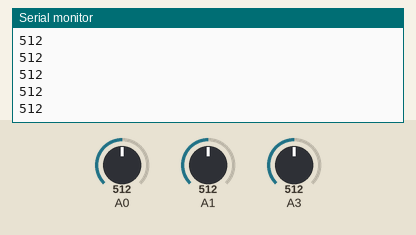
Recording of a sketch running on a simulated Arduino Mega 2560, built with avr-gcc and run on an emulated ATmega2560. Shown: the last lines printed to the serial monitor. The test bench sets the inputs (shaded band); at power-on: A3 = 512, A0 = 512, A1 = 512. No radio packets arrive unless stated.

Above: at 1.2 s.
1.3 s: A3 set to 716
At 1.65 s:
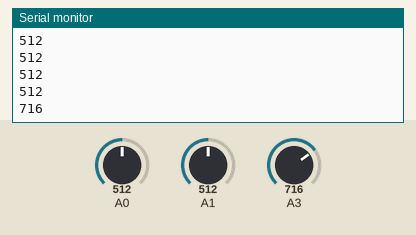
2.8 s: A3 set to 810
At 2.88 s:
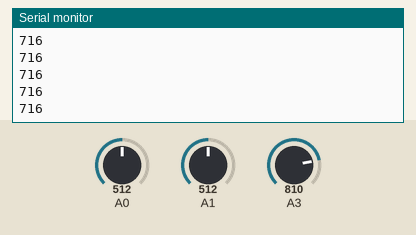
Timing chart, 0 to 5.8 s (numbered marks = the images above; inputs shaded):
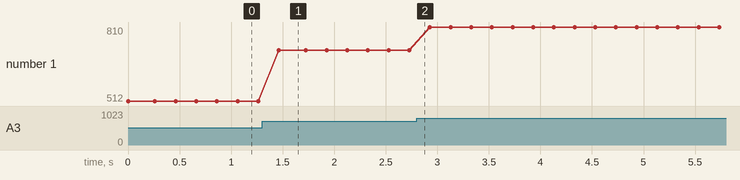

Measured:
- after the input at 1.3 s, the serial monitor: prints a new line after 0.16 s (image 1)
- plotted number 1: 512 → 716 after the input at 1.3 s, 716 → 810 after the input at 2.8 s

The sketch:

KemaIIRC.ino
```cpp
 #include <VirtualWire.h>

       int VRx;
       int VRy;
       int SW;
       int adc_key_val [5] = {1, 140, 300, 490, 710};
       int key = -1;
       unsigned long curTime;
       char act, prevAct;
       char *msg = "kema";
void setup() {

  Serial.begin(9600);
   vw_set_ptt_inverted(true); // Required for DR3100
   vw_setup(2000);	 // Bits per sec

}

// the loop routine runs over and over again forever:
void loop()
{

       VRx = analogRead(0);

       if(VRx < 200)
       {
          act = 'L';
          msg = "kemaL";
          curTime = millis();
       }
       if(VRx > 800)
       {
          act = 'R';
          msg = "kemaR";
          curTime = millis();
       }
       VRy = analogRead(1);
       //Serial.println(VRy);
       if(VRy < 200)
       {
          act = 'F';
          msg = "kemaF";
          curTime = millis();
       }
       if(VRy > 800)
       {
          act = 'B';
          msg = "kemaB";
          curTime = millis();
       }

       key = get_key (analogRead (3));
       switch (key)
       {
          case 0:
            act = 'M';
            msg = "kemaM";
            curTime = millis();
          break;
          case 1:

          break;
          case 2:

          break;
          case 3:
            act = 'P';
            msg = "kemaP";
            curTime = millis();
          break;
          case 4:
            act = 'S';
            msg = "kemaS";
            curTime = millis();
          break;
      }

       if(prevAct != act)
       {
           //Serial.println(act);
           vw_send((uint8_t *)msg, strlen(msg));
           vw_wait_tx();
       }
       if(( millis() - curTime) > 500)
            act = '?';

       prevAct = act;
       delay(200);
}

int get_key (unsigned int input)
{
   int k;
   int delta;
   if(input != 1023)
       Serial.println(input);
   for (k = 0; k < 5; k++)
   {
      delta = input - adc_key_val [k];
      if (abs(delta) < 40)
             return k;

   }
   if (k >= 5) k = -1; // No valid key pressed
   return k;
}
```

KemaDrive.cpp
```cpp
// (c) https://vk.com/myrobotics

#include "Arduino.h"
#include "KemaDrive.h"

KemaDrive::KemaDrive()
{
 	_in11 = 27;	  //back L
	_in12 = 29;  //back L
	_in21 = 26;  //back R
	_in22 = 28;  //back R
 	_in31 = 51;  //front L
	_in32 = 53;  //front L
	_in41 = 50;  //front R
	_in42 = 52;  //front R
	_enA1 = 2;   //front R
	_enB1 = 3;   //front L
	_enA2 = 4;   //back R
	_enB2 = 5;   //back L

  pinMode(_in11, OUTPUT);
  pinMode(_in12, OUTPUT);
  pinMode(_in21, OUTPUT);
  pinMode(_in22, OUTPUT);
  pinMode(_in31, OUTPUT);
  pinMode(_in32, OUTPUT);
  pinMode(_in41, OUTPUT);
  pinMode(_in42, OUTPUT);
  pinMode(_enA1, OUTPUT);
  pinMode(_enB1, OUTPUT);
  pinMode(_enA2, OUTPUT);
  pinMode(_enB2, OUTPUT);

  stop();

}

void KemaDrive::move(int speed)
{
	if(speed == 0)
       stop();

    if(speed > 0)
	{
	  movFwdR(speed);
	  movFwdL(speed);
	}
    if(speed < 0)
	{
	  movBckR(abs(speed));
      movBckL(abs(speed));
	}
}

void KemaDrive::stop()
{
  digitalWrite(_in11, LOW);
  digitalWrite(_in12, LOW);
  digitalWrite(_in21, LOW);
  digitalWrite(_in22, LOW);
  digitalWrite(_in31, LOW);
  digitalWrite(_in32, LOW);
  digitalWrite(_in41, LOW);
  digitalWrite(_in42, LOW);

}

void KemaDrive::movBckR(int speed)
{

    int valSpeed = speed*20 + 20;
    digitalWrite(_in41, HIGH);
    digitalWrite(_in42, LOW);
    digitalWrite(_in21, HIGH);
    digitalWrite(_in22, LOW);
	analogWrite(_enA1, valSpeed);
	analogWrite(_enA2, valSpeed);

}

void KemaDrive::movBckL(int speed)
{

    int valSpeed = speed*20 + 20;
    digitalWrite(_in31, LOW);
    digitalWrite(_in32, HIGH);
    digitalWrite(_in11, HIGH);
    digitalWrite(_in12, LOW);
	analogWrite(_enB1, valSpeed);
	analogWrite(_enB2, valSpeed);

}

void KemaDrive::movFwdR(int speed)
{
 	int valSpeed = speed*20 + 20;
    digitalWrite(_in41, LOW);
    digitalWrite(_in42, HIGH);
    digitalWrite(_in21, LOW);
    digitalWrite(_in22, HIGH);
	analogWrite(_enA1, valSpeed);
	analogWrite(_enA2, valSpeed);

}

void KemaDrive::movFwdL(int speed)
{
 	int valSpeed = speed*20 + 20;
    digitalWrite(_in31, HIGH);
    digitalWrite(_in32, LOW);
    digitalWrite(_in11, LOW);
    digitalWrite(_in12, HIGH);
	analogWrite(_enB1, valSpeed);
	analogWrite(_enB2, valSpeed);

}

void KemaDrive::turn(int ang, int curSpeed)
{
  	if(ang == 0)
	   turnReset(curSpeed);

	if((ang > 0)&&(curSpeed > 0))
	    movFwdL(curSpeed + ang);

	if((ang < 0)&&(curSpeed > 0))
	    movFwdR(curSpeed + abs(ang));

	if((ang > 0)&&(curSpeed < 0))
	    movBckL(abs(curSpeed) + ang);

	if((ang < 0)&&(curSpeed < 0))
	    movBckR(abs(curSpeed) + abs(ang));

}

void KemaDrive::turnReset(int curSpeed)
{
  	move(curSpeed);
}
```

KemaDrive.h
```cpp
// (c) https://vk.com/myrobotics

#ifndef KemaDrive_h
#define KemaDrive_h

#include "Arduino.h"

class KemaDrive
{
  public:
    KemaDrive();
    void move(int speed);
    void turn(int ang, int curSpeed);
    void stop();

  private:
    int _in11;
	int _in12;
	int _in21;
	int _in22;
    int _in31;
	int _in32;
	int _in41;
	int _in42;
	int _enB1;
	int _enA1;
	int _enB2;
	int _enA2;

	void turnReset(int curSpeed);
	void movFwdL(int fwd_speed);
	void movBckL(int bck_speed);
	void movFwdR(int fwd_speed);
	void movBckR(int bck_speed);


};

#endif
```

KemaIR.cpp
```cpp
// (c) https://vk.com/myrobotics

#include "Arduino.h"
#include "KemaIR.h"

KemaIR::KemaIR(int ir1, int irr)
{
 	_ir1 = ir1;
	_irr = irr;
  pinMode(_ir1, INPUT);
  pinMode(_irr, INPUT);

}

int KemaIR::pingL()
{
	  return digitalRead(_ir1);
}

int KemaIR::pingR()
{
	  return digitalRead(_irr);
}
```

KemaIR.h
```cpp
// (c) https://vk.com/myrobotics

#ifndef KemaIR_h
#define KemaIR_h

#include "Arduino.h"

class KemaIR
{
  public:
    KemaIR(int ir1, int irr);
	int pingL();
	int pingR();
  private:
    int _ir1;
	int _irr;
};

#endif
```

KemaLED.cpp
```cpp
// (c) https://vk.com/myrobotics

#include "Arduino.h"
#include "KemaLED.h"

KemaLED::KemaLED(int rPin, int gPin, int bPin)
{
 	_rPin = rPin;
	_gPin = gPin;
	_bPin = bPin;

  pinMode(_rPin, OUTPUT);
  pinMode(_gPin, OUTPUT);
  pinMode(_bPin, OUTPUT);

  analogWrite(_rPin, 0);
  analogWrite(_gPin, 0);
  analogWrite(_bPin, 0);

}

void KemaLED::led(char color)
{
    switch (color)
    {
      case 'R':
  	  	 analogWrite(_rPin, 0);
  		 analogWrite(_gPin, 255);
  		 analogWrite(_bPin, 255);
      break;

      case 'G':
  	  	 analogWrite(_rPin, 255);
  		 analogWrite(_gPin, 0);
  		 analogWrite(_bPin, 255);
      break;

      case 'B':
  	  	 analogWrite(_rPin, 255);
  		 analogWrite(_gPin, 255);
  		 analogWrite(_bPin, 0);
	  break;

      case 'Y':
  	  	 analogWrite(_rPin, 0);
  		 analogWrite(_gPin, 75);
  		 analogWrite(_bPin, 255);
      break;

      case 'W':
  	  	 analogWrite(_rPin, 0);
  		 analogWrite(_gPin, 0);
  		 analogWrite(_bPin, 0);
      break;


    }
}
```

KemaLED.h
```cpp
// (c) https://vk.com/myrobotics

#ifndef KemaLED_h
#define KemaLED_h

#include "Arduino.h"

class KemaLED
{
  public:
    KemaLED(int rPin, int gPin, int bPin);
	void led(char color);
  private:
    int _rPin;
    int _gPin;
    int _bPin;

};

#endif
```

KemaMem.cpp
```cpp
// (c) https://vk.com/myrobotics

#include "Arduino.h"
#include "KemaMem.h"

KemaMem::KemaMem()
{
    _length = 30;
    _ind = -1;
	for (int i=0; i < _length; i++)
	{
        _speedArr[i] = 0;
        _angArr[i] = 0;
	}
}

void KemaMem::push(int spd, int ang)
{

    for (int i=_length-1; i > 0; i--)
	{
        _speedArr[i] = _speedArr[i-1];
        _angArr[i] = _angArr[i-1];

	}
    _speedArr[0] = spd;
	_angArr[0] = ang;

}

int KemaMem::getSpeed()
{
    return  _speedArr[_ind];
}

int KemaMem::getAngel()
{
    return  _angArr[_ind];
}

boolean KemaMem::isNext()
{
    _ind++;
    if(_ind < _length)
       return  true;
	else
	{
	   _ind = -1;
	   return  false;
	}
}
```

KemaMem.h
```cpp
// (c) https://vk.com/myrobotics

#ifndef KemaMem_h
#define KemaMem_h

#include "Arduino.h"
#include "KemaState.h"

class KemaMem
{
  public:
    KemaMem();
	void push(int spd, int ang);
	int getSpeed();
	int getAngel();
	boolean isNext();
  private:
    int _length;
    int _speedArr[30];
	int _angArr[30];
    int _ind;

};

#endif
```

KemaState.cpp
```cpp
// (c) https://vk.com/myrobotics

#include "Arduino.h"
#include "KemaState.h"

KemaState::KemaState()
{
    _speed = 0;
	_turn_ang = 0;
	_echo_right = 0;
	_echo_left = 0;
	_echo_left = 0;

	_ir_left = 1;
	_ir_right = 1;
	_crash_left = 0;
	_crash_right = 0;
	_sens_speed = 0;

	_action = 'S';
	_led = '?';
}

int KemaState::speed()
{
   return _speed;
}

int KemaState::turnAng()
{
   return _turn_ang;
}

int KemaState::echoR()
{
   return _echo_right;
}

int KemaState::echoL()
{
   return _echo_left;
}

char KemaState::act()
{
   return _action;
}

char KemaState::led()
{
   return _led;
}

int KemaState::irL()
{
   return _ir_left;
}

int KemaState::irR()
{
   return _ir_right;
}

int KemaState::crashL()
{
   return _crash_left;
}

int KemaState::crashR()
{
   return _crash_right;
}

int KemaState::sensSpeed()
{
   return _sens_speed;
}

void KemaState::setSpeed(int speed)
{
   _speed = speed;

}

void KemaState::setTurnAng(int turn_ang)
{
   	_turn_ang = turn_ang;

}

void KemaState::setEchoR(int echo_right)
{
   _echo_right = echo_right;
}

void KemaState::setEchoL(int echo_left)
{
   _echo_left = echo_left;
}

void KemaState::setAct(char action)
{
   _action = action;
}

void KemaState::setLed(char led)
{
   _led = led;
}

void KemaState::setIRL(int ir_left)
{
   _ir_left = ir_left;
}

void KemaState::setIRR(int ir_right)
{
   _ir_right = ir_right;
}

void KemaState::setCrashL(int crash_left)
{
   _crash_left = crash_left;
}

void KemaState::setCrashR(int crash_right)
{
   _crash_right = crash_right;
}

void KemaState::setSensSpeed(int speed)
{
   _sens_speed = speed;

}
```

KemaState.h
```cpp
// (c) https://vk.com/myrobotics

#ifndef KemaState_h
#define KemaState_h

#include "Arduino.h"

class KemaState
{
  public:
    KemaState();
    int speed();
    int turnAng();
    int echoR();
	int echoL();
	char act();
	char led();
	int irL();
	int irR();
	int crashL();
	int crashR();
	int sensSpeed();
    void setSpeed(int speed);
    void setTurnAng(int turn_ang);
    void setEchoR(int echo_right);
	void setEchoL(int echo_left);
	void setAct(char action);
	void setLed(char led);
	void setIRL(int ir_left);
	void setIRR(int ir_right);
	void setCrashL(int crash_left);
	void setCrashR(int crash_right);
	void setSensSpeed(int speed);
  private:
    int _speed;
	int _sens_speed;
	int _turn_ang;
	int _echo_right;
	int _echo_left;
	int _ir_left;
	int _ir_right;
	int _crash_left;
	int _crash_right;
	char _action;
	char _led;
};

#endif
```

KemaUS.cpp
```cpp
// (c) https://vk.com/myrobotics

#include "Arduino.h"
#include "KemaUS.h"

KemaUS::KemaUS(int trig1,int echo1,int trig2,int echo2)
{
 	_trig1 = trig1;
	_echo1 = echo1;
	_trig2 = trig2;
	_echo2 = echo2;
	_durationL = 0;
	_durationR = 0;
	_dataBuff[0] = 0;
	_dataBuff[1] = 0;
	_dataBuff[2] = 0;
	_dataBuff[3] = 0;
	_dataBuff[4] = 0;
	_prevData = 0;
	_curData = 0;
  pinMode(_trig1, OUTPUT);
  pinMode(_echo1, INPUT);
  pinMode(_trig2, OUTPUT);
  pinMode(_echo2, INPUT);

}

int KemaUS::pingL()
{
      digitalWrite(_trig1, LOW);
      digitalWrite(_trig1, HIGH);
 	  _durationL = pulseIn(_echo1, HIGH, 3000);
	  return int((_durationL/2)/3.4);
}

int KemaUS::pingR()
{
      digitalWrite(_trig2, LOW);
      digitalWrite(_trig2, HIGH);
 	  _durationR = pulseIn(_echo2, HIGH, 3000);
	  return int((_durationR/2)/3.4);
}

float KemaUS::objSpeed()
{
   int summ = 0;
   int i;
   for (i = 0; i < 5; i = i + 1)
	   summ += _dataBuff[i];
   _prevData = float(summ)/5;

    int tempBuff[5];

    for (i = 0; i < 4; i = i + 1)
	   tempBuff[i] = _dataBuff[i+1];
	tempBuff[4] = int((_durationR/2)/3.4);
	_dataBuff[0] = tempBuff[0];
	_dataBuff[1] = tempBuff[1];
	_dataBuff[2] = tempBuff[2];
	_dataBuff[3] = tempBuff[3];
	_dataBuff[4] = tempBuff[4];

   summ = 0;
   for (i = 0; i < 5; i = i + 1)
	   summ += _dataBuff[i];
   _curData = float(summ)/5;
  return (_curData - _prevData);
}
```

KemaUS.h
```cpp
// (c) https://vk.com/myrobotics

#ifndef KemaUS_h
#define KemaUS_h

#include "Arduino.h"

class KemaUS
{
  public:
    KemaUS(int trig1,int echo1,int trig2,int echo2);
	float objSpeed();
    int pingL();
    int pingR();
  private:
    int _trig1;
    int _echo1;
    int _trig2;
    int _echo2;
	long _durationR;
	long _durationL;
	int _dataBuff[5];
	float _prevData;
	float _curData;

};

#endif
```
